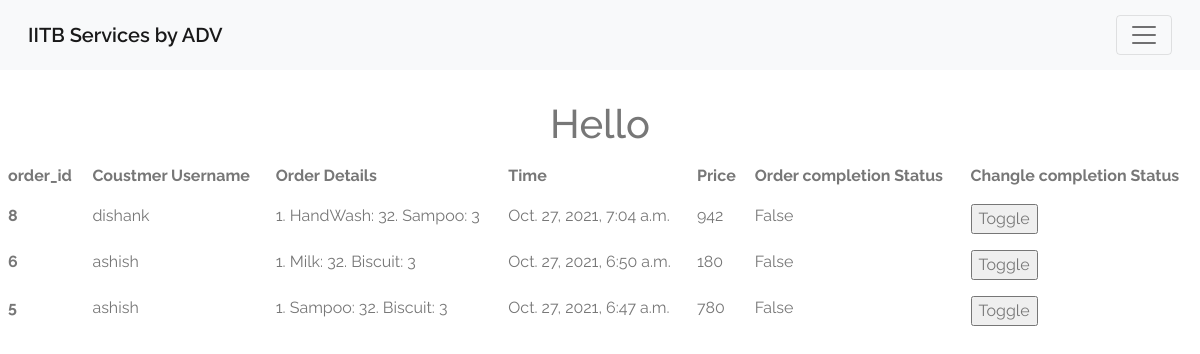
The page /grocery_admin on the database as committed earlier.
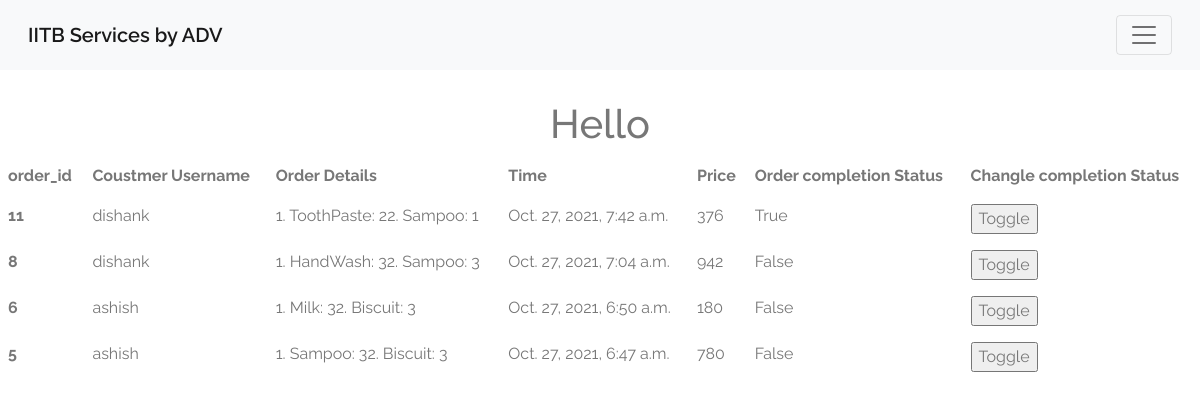
The same page on the database as committed later.
### authentication/models.py (models this page shows)
class Orders(models.Model):
    order_id = models.AutoField(primary_key=True)
    username = models.CharField(max_length=30, default="hello")
    order_details=models.CharField(max_length=500)
    order_time= models.DateTimeField(auto_now_add=True)
    Vendor = models.CharField(max_length=50)
    Price = models.IntegerField()
    Order_completed = models.BooleanField(default= False)

### authentication/views.py (the view)
# urls.py: path('grocery_admin',views.grocery_admin,name='grocery_admin'),
def grocery_admin(request):
    o=Orders.objects.filter(Vendor='Grocery').order_by('-order_id')
    return render(request,"authentication/grocerycom.html",{'orders':o})

### templates/authentication/grocerycom.html (shortened to what this page needs)
{% extends 'authentication/base.html' %} {% load static %} {% block content %}
<h1 class="hello">Hello {{fname}}</h1>
<table class="table table-borderless">
    <thead>
      <tr>
        <th scope="col">order_id</th>
        <th scope="col">Coustmer Username</th>
        <th scope="col">Order Details</th>
        <th scope="col">Time</th>
        <th scope="col">Price</th>
        <th scope="col">Order completion Status</th>
        <th scope="col">Changle completion Status</th>
      </tr>
    </thead>
    <tbody>
        {% for order in orders %}
        <form method="POST" action="hoggle">
        <tr>
            <th scope="row">{{order.order_id}}</th>
            <td>{{order.username}}</td>
            <td>{{order.order_details}}</td>
            <td>{{order.order_time}}</td>
            <td>{{order.Price}}</td>
            <td>{{order.Order_completed}}</td>
            <td><input type="submit" value="Toggle" > </td>
          </tr>
        </form>
        {% endfor %}
    </tbody>
  </table>
{% endblock content %}

### templates/authentication/base.html (shortened to what this page needs)
{% load static %}
<!DOCTYPE html>
<html>
    <head>
        <link rel="stylesheet" href="{%static 'css/maicons.css' %}">
        <link rel="stylesheet" href="{%static 'css/bootstrap.css' %}">
        <link rel="stylesheet" href="{%static 'css/grocery_h10.css' %}">
        <link rel="stylesheet" href="{%static 'css/theme.css' %}">
        <link href="https://cdn.jsdelivr.net/npm/bootstrap@5.1.3/dist/css/bootstrap.min.css" rel="stylesheet">
    </head>
    <body>
        <nav class="navbar navbar-light bg-light fixed-top" >
            <div class="container-fluid">
              <a class="navbar-brand" href="/welcome" >IITB Services by ADV</a>
              <button class="navbar-toggler" type="button" data-bs-toggle="offcanvas" data-bs-target="#offcanvasNavbar" aria-controls="offcanvasNavbar">
                <span class="navbar-light navbar-toggler-icon"></span>
              </button>
            </div>
          </nav>
        {% block content %}
        {% endblock content %}
    </body>
</html>

### static/css/grocery_h10.css (style rules this page uses)
* { box-sizing: border-box; font-family: Raleway; color: #777; }
html, body { margin: 0; padding: 0; min-height: 100%; }

### static/css/theme.css (style rules this page uses)
:root { --primary: #6C55F9; --accent: #FF3D85; --secondary: #645F88; --success: #35bb78; --info: #05B4E1; --warning: #FAC14D; --danger: #FF4943; --grey: #B4B2C5; --dark: #2D2B3A; --light: #F6F5FC; }
body { font-family: "Work Sans", sans-serif; line-height: 1.5; color: #2D2B3A; }
a { color: #6C55F9; text-decoration: none; background-color: transparent; }
.bg-light { background-color: #F6F5FC !important; }
.navbar { min-height: 70px; }
.navbar-brand { font-weight: 600; padding-top: 10px; padding-bottom: 10px; }

### templates/authentication/grocerycom.html (style rules this page uses)
.hello { margin-top: 100px; }
h1 { text-align: center; }

Rows that differ between the two databases and show on the page:
added Orders: order_id "11", username "dishank", order_details "1. ToothPaste: 22. Sampoo: 1", order_time "Oct. 27, 2021, 7:42 a.m.", Price "376", Order_completed "True"
